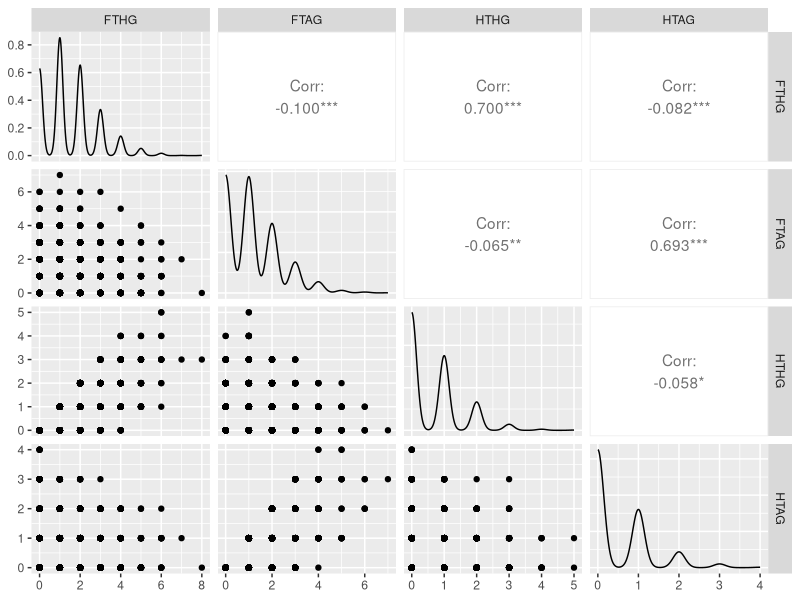
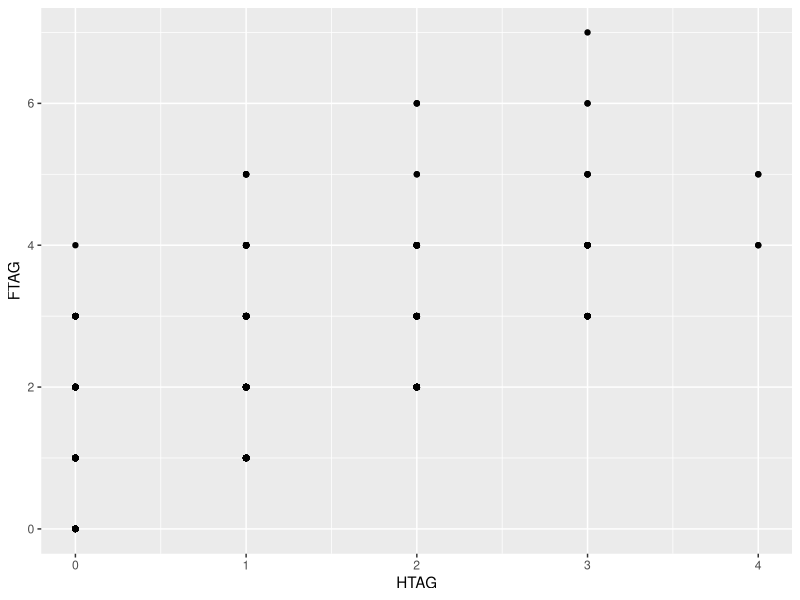
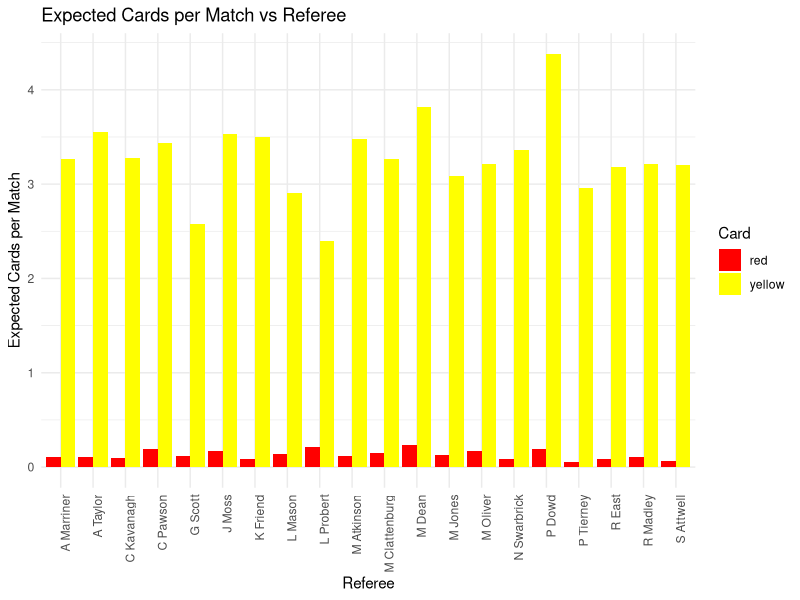
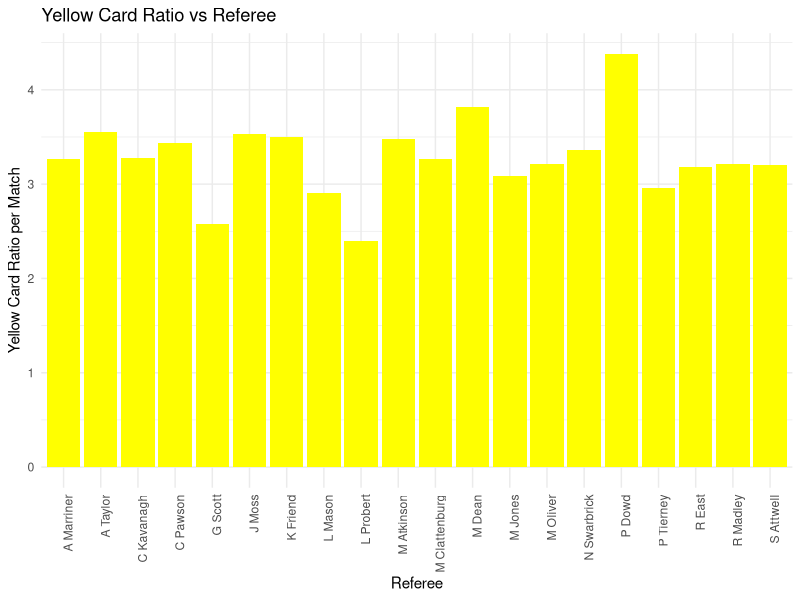
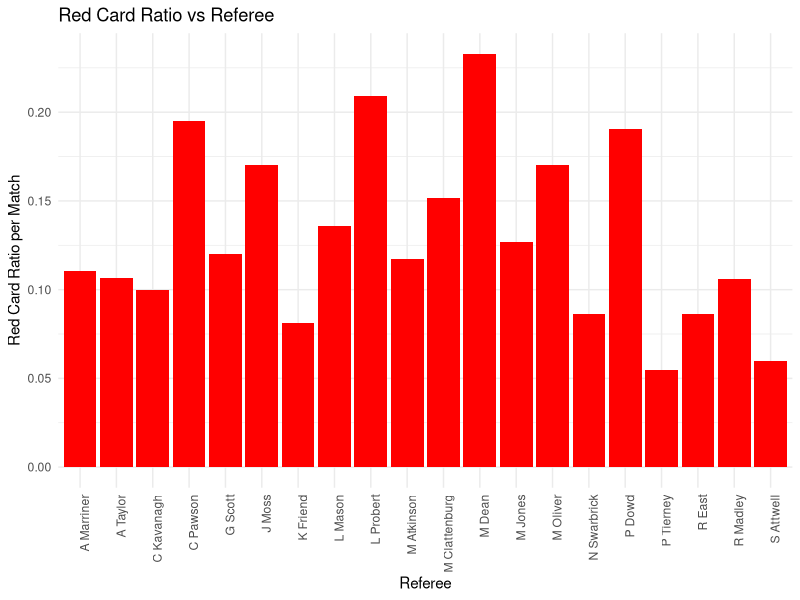
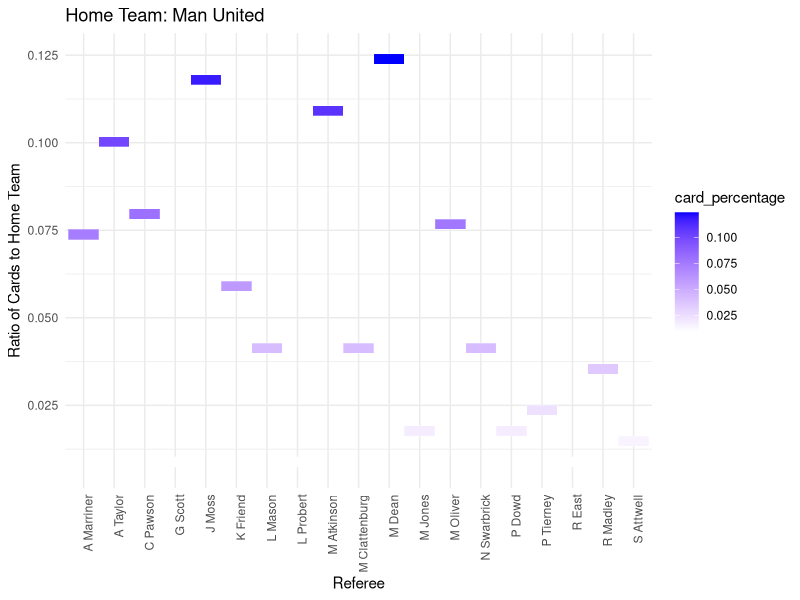
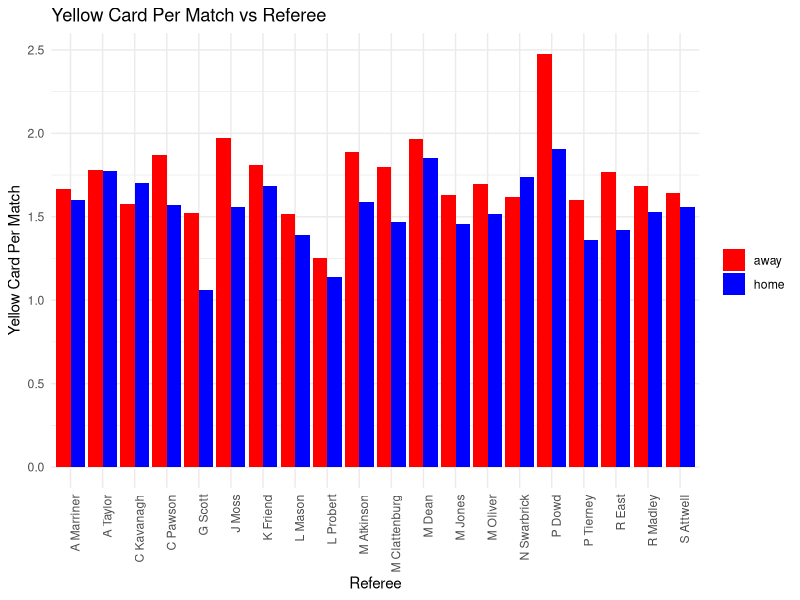
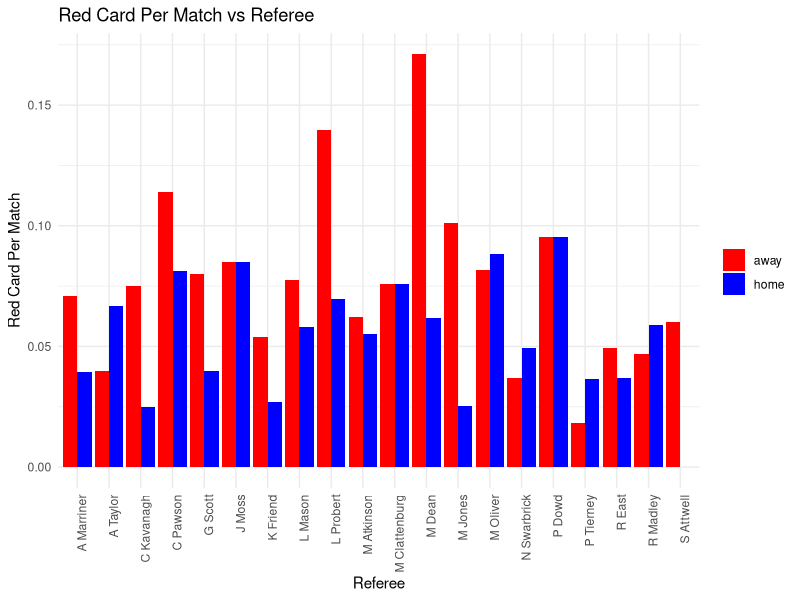

Write R code to recreate these figures, in order.
## ---- chunk 1
# install.packages(c(
#  "tidyverse",
#  "GGally",
#  "skimr"
# ), repos = "http://lib.stat.cmu.edu/R/CRAN/")

library(tidyverse)
library(GGally)
library(skimr)
## ---- chunk 2
setwd("/Users/dlwlgns1/Desktop/MA415 Project/dataset")
epl_data <- read.csv("epl.csv")

epl_data %>%
  select(c(FTHG, FTAG, HTHG, HTAG)) %>%
  ggpairs(cardinality_threshold = 50, progress = FALSE)

referee_counts <- table(epl_data$Referee)

# Get a list of qualified referees with 20 or more games
qualified_referees <- names(referee_counts[referee_counts >= 20])

# Filter the epl_data data frame to only include games refereed by qualified referees
filtered_epl_data <- epl_data[epl_data$Referee %in% qualified_referees, ]
epl_data <- filtered_epl_data
head(epl_data)
skim(epl_data)
## ---- chunk 3
epl_data %>%
  ggplot() +
  geom_point(aes(x = HTAG, y = FTAG)) +
  geom_smooth(aes(x = HTAG, y = FTAG), se = FALSE)
## ---- chunk 4
ref_cards <- epl_data %>%
  group_by(Referee) %>%
  transmute("YellowCard" = HY + AY, "RedCard" = HR + AR) %>%
  summarise(yellow = sum(YellowCard) / n(), red = sum(RedCard) / n()) %>%
  pivot_longer(cols = c(yellow, red), names_to = "card", values_to = "freq")
ref_cards

# summarize(ref_cards, games_reffed = n())
ggplot(ref_cards, aes(Referee, freq, fill = card)) +
  geom_bar(stat = "identity", position = "dodge") +
  theme_minimal() +
  scale_fill_manual(values = c("red" = "red", "yellow" = "yellow"))+
  theme(axis.text.x = element_text(angle = 90, hjust = 1))+
  labs(y="Expected Cards per Match", title="Expected Cards per Match vs Referee",fill="Card")
# Seperate
## ---- chunk 5
ref_cards <- epl_data %>%
  group_by(Referee) %>%
  transmute(YellowCard = HY + AY, RedCard = HR + AR) %>%
  summarise(yellow = sum(YellowCard) / n(), red = sum(RedCard) / n()) 
ref_cards

# summarize(ref_cards, games_reffed = n())
ggplot(ref_cards, aes(Referee, yellow)) +
  geom_bar(stat = "identity", position = "dodge",fill="yellow") +
  theme_minimal() +
  theme(axis.text.x = element_text(angle = 90, hjust = 1))+
  labs(title="Yellow Card Ratio vs Referee",y="Yellow Card Ratio per Match")
ggplot(ref_cards, aes(Referee, red)) +
  geom_bar(stat = "identity", position = "dodge",fill="red") +
  theme_minimal() +
  theme(axis.text.x = element_text(angle = 90, hjust = 1))+
  labs(title="Red Card Ratio vs Referee",y="Red Card Ratio per Match")
# Seperate
## ---- chunk 6
# Create a new dataframe with only the relevant columns
card_data <- epl_data %>%
  select(HomeTeam, AwayTeam, Referee, HY, AY)

# Separate the data into two groups: cards given to the home team and cards given to the away team
home_cards <- card_data %>%
  transmute(team = HomeTeam, opp_team = AwayTeam, cards = HY, Referee) %>%
  mutate(location = "home")
away_cards <- card_data %>%
  transmute(team = AwayTeam, opp_team = HomeTeam, cards = AY, Referee) %>%
  mutate(location = "away")

# Combine the two groups into a single dataframe
all_cards <- rbind(home_cards, away_cards)

# Create a new column for the total number of cards given to each team by each referee
all_cards <- all_cards %>%
  group_by(team, Referee) %>%
  summarize(total_cards = sum(cards)) %>%
  filter(!is.na(total_cards)) %>%
  ungroup()

# Create a new column for the total number of cards given to each team by all referees
team_totals <- all_cards %>%
  group_by(team) %>%
  summarize(total_cards = sum(total_cards)) %>%
  filter(!is.na(total_cards)) %>%
  ungroup()

# Calculate the percentage of cards given to the home team by each referee
card_percentages <- all_cards %>%
  left_join(team_totals, by = "team") %>%
  mutate(card_percentage = total_cards.x / total_cards.y) %>%
  select(-total_cards.x, -total_cards.y)

# Create a heat map for each home team
# teams <- unique(card_data$HomeTeam)
x <- "Man United"
team_cards <- card_percentages %>%
  filter(team == x)

ggplot(team_cards, aes(x = Referee, y = card_percentage)) +
  geom_tile(aes(fill = card_percentage), colour = "white") +
  scale_fill_gradient(low = "white", high = "blue") +
  labs(x = "Referee", y = "Ratio of Cards to Home Team", title = paste("Home Team:", x)) +
  theme_minimal() +
  theme(axis.text.x = element_text(angle = 90, hjust = 1))
# Add away team and make it a bar graph, sort by y axis for premier league home
# Make a graph for each referee, put home team on x axis, don't separate home and away
## ---- chunk 7
# Load data
card_data <- epl_data %>%
  select(HomeTeam, AwayTeam, Referee, HY, AY)

# Create separate dataframes for home and away cards
home_cards <- card_data %>%
  mutate(location = "home") %>%
  select(HomeTeam, Referee, HY, location) %>%
  rename(team = HomeTeam, cards = HY)

away_cards <- card_data %>%
  mutate(location = "away") %>%
  select(AwayTeam, Referee, AY, location) %>%
  rename(team = AwayTeam, cards = AY)

# Combine the dataframes
all_cards <- rbind(home_cards, away_cards)

# Calculate total cards for each team and each referee
team_totals <- all_cards %>%
  group_by(Referee, location) %>%
  summarize(total_cards = sum(cards) / n()) %>%
  filter(!is.na(total_cards)) %>%
  ungroup()

# Calculate percentage of cards for each team and each referee
card_percentages <- team_totals %>%
  group_by(Referee, location) %>%
  summarize(card_percentage = mean(total_cards)) %>%
  ungroup()

# plot yellow card percentages for home vs. away
ggplot(team_totals %>% group_by(Referee, location), aes(x = Referee, y = total_cards, fill = location)) +
  geom_bar(stat = "identity", position = "dodge") +
  scale_fill_manual(values = c("home" = "blue", "away" = "red")) +
  labs(x = "Referee", y = "Yellow Card Per Match", fill = "", title="Yellow Card Per Match vs Referee") +
  theme_minimal() +
  theme(axis.text.x = element_text(angle = 90, hjust = 1))
## ---- chunk 8
# load data
card_data <- epl_data %>%
  select(HomeTeam, AwayTeam, Referee, HR, AR)

# create separate dataframes for home and away cards
home_cards <- card_data %>%
  mutate(location = "home") %>%
  select(HomeTeam, Referee, HR, location) %>%
  rename(team = HomeTeam, cards = HR)

away_cards <- card_data %>%
  mutate(location = "away") %>%
  select(AwayTeam, Referee, AR, location) %>%
  rename(team = AwayTeam, cards = AR)

# combine the dataframes
all_cards <- rbind(home_cards, away_cards)

# calculate total cards for each team and each referee
team_totals <- all_cards %>%
  group_by(Referee, location) %>%
  summarize(total_cards = sum(cards) / n()) %>%
  filter(!is.na(total_cards)) %>%
  ungroup()

# calculate percentage of cards for each team and each referee
card_percentages <- team_totals %>%
  group_by(Referee, location) %>%
  summarize(card_percentage = mean(total_cards)) %>%
  ungroup()

# plot yellow card percentages for home vs. away
ggplot(team_totals %>% group_by(Referee, location), aes(x = Referee, y = total_cards, fill = location)) +
  geom_bar(stat = "identity", position = "dodge") +
  scale_fill_manual(values = c("home" = "blue", "away" = "red")) +
  labs(x = "Referee", y = "Red Card Per Match", fill = "",title="Red Card Per Match vs Referee") +
  theme_minimal() +
  theme(axis.text.x = element_text(angle = 90, hjust = 1))
## ---- chunk 9
# Step 3: Preprocess the data (updated)
epl_data_processed <- epl_data %>%
  group_by(Referee) %>%
  filter(!is.na(AY), !is.na(HY), !is.na(HF), !is.na(AF)) %>%
  summarise(Yellow = AY + HY, Fouls = HF + AF, Ratio = Yellow / Fouls)

# Step 4: Create the boxplot
ggplot(epl_data_processed, aes(x = Referee, y = Ratio, group = Referee)) +
  geom_boxplot() +
  labs(x = "Referee", y = "Yellow Cards per Foul", fill = "", title = "Yellow Card Ratio vs Referee") +
  theme_minimal() +
  theme(axis.text.x = element_text(angle = 90, hjust = 1))
## ---- chunk 10
# Step 3: Preprocess the data (updated)
epl_data_processed <- epl_data %>%
  group_by(Referee) %>%
  filter(!is.na(AR), !is.na(HR), !is.na(HF), !is.na(AF)) %>%
  summarise(Yellow = AR + HR, Fouls = HF + AF, Ratio = Yellow / Fouls)

# Step 4: Create the boxplot
ggplot(epl_data_processed, aes(x = Referee, y = Ratio, group = Referee)) +
  geom_boxplot() +
  labs(x = "Referee", y = "Red Card Percentage", fill = "", title = "Red Card Percentage vs Referee") +
  theme_minimal() +
  theme(axis.text.x = element_text(angle = 90, hjust = 1))
## ---- chunk 11
data <- epl_data %>%
  filter(!is.na(AY), !is.na(HY), !is.na(HF), !is.na(AF)) %>%
  group_by(Referee) %>%
  summarize(AF = sum(AF) / n(), HF = sum(HF) / n(), HY = sum(HY) / n(), AY = sum(AY) / n()) %>%
  pivot_longer(cols = c(AF, HF), names_to = "Location", values_to = "Fouls")
ggplot(data, aes(x = Referee, y = Fouls, fill = Location)) +
  geom_bar(stat = "identity", position = "dodge") +
  labs(x = "Referee", y = "Fouls Per Match", title = "Fouls vs Referee") +
  theme_minimal() +
  theme(axis.text.x = element_text(angle = 90, hjust = 1)) +
  scale_fill_discrete(labels = c("Home Fouls", "Away Fouls"))
## ---- chunk 12
# Load required libraries

# Load your dataset
# Replace 'your_data.csv' with the path to your actual data file


# Define the big 6 Premier League teams
big_6 <- c("Arsenal", "Chelsea", "Liverpool", "Man City", "Man United", "Tottenham")

# Filter the dataset for the big 6 teams and calculate the overall median of fouls
epl_data_big_6 <- epl_data %>%
  filter(HomeTeam %in% big_6) %>%
  mutate(Team = as.factor(HomeTeam), Ratio = HY / HF)
epl_dataa <- epl_data %>% mutate(Ratio = HY / HF)
overall_median_fouls <- median(epl_dataa$Ratio, na.rm = TRUE)

# Create box plots for each of the big 6 teams and add a horizontal line for the overall median of fouls
ggplot(epl_data_big_6, aes(x = Team, y = Ratio, fill = Team)) +
  geom_boxplot() +
  geom_hline(yintercept = overall_median_fouls, linetype = "dashed", color = "blue", size = 1) +
  labs(x = "Home Team", y = "Ratio of Yellow Cards to Fouls", title = "Box Plots of Ratio of Yellow Cards to Fouls vs Home Team for the Big 6 Premier League Teams", fill = "Team") +
  theme(axis.text.x = element_text(angle = 45, vjust = 0.5, hjust = 1))

bad_6 <- c("Middlesbrough", "QPR", "Fulham", "Cardiff", "Wolves", "Huddersfield")
epl_data_bad_6 <- epl_data %>%
  filter(HomeTeam %in% bad_6) %>%
  mutate(Team = as.factor(HomeTeam), Ratio = HY / HF)
epl_dataa <- epl_data %>% mutate(Ratio = HY / HF)
overall_median_fouls <- median(epl_dataa$Ratio, na.rm = TRUE)

ggplot(epl_data_bad_6, aes(x = Team, y = Ratio, fill = Team)) +
  geom_boxplot() +
  geom_hline(yintercept = overall_median_fouls, linetype = "dashed", color = "blue", size = 1) +
  labs(x = "Home Team", y = "Ratio of Yellow Cards to Fouls", title = "Box Plots of Ratio of Yellow Cards to Fouls vs Home Team for the Bad 6 Premier League Teams", fill = "Team") +
  theme(axis.text.x = element_text(angle = 45, vjust = 0.5, hjust = 1))

# epl_data %>% group_by(HomeTeam)%>%summarize(Wins=sum(FTHG>FTAG))%>%arrange(Wins)
## ---- chunk 13
# Load required libraries

# Load your dataset
# Replace 'your_data.csv' with the path to your actual data file


# Define the big 6 Premier League teams
big_6 <- c("Arsenal", "Chelsea", "Liverpool", "Man City", "Man United", "Tottenham")

# Filter the dataset for the big 6 teams and calculate the overall median of fouls
epl_dataa <- epl_data %>% mutate(Ratio = HR / HF)
overall_median_fouls <- median(epl_dataa$Ratio, na.rm = TRUE)
epl_data_big_6 <- epl_data %>%
  filter(HomeTeam %in% big_6) %>%
  mutate(Team = as.factor(HomeTeam), Ratio = (HR / HF))


# Create box plots for each of the big 6 teams and add a horizontal line for the overall median of fouls
ggplot(epl_data_big_6, aes(x = Team, y = Ratio, fill = Team)) +
  geom_boxplot() +
  geom_hline(yintercept = overall_median_fouls, linetype = "dashed", color = "blue", size = 1) +
  labs(x = "Home Team", y = "Ratio of Red Cards to Fouls", title = "Box Plots of Ratio of Red Cards to Fouls vs Home Team for the Big 6 Premier League Teams", fill = "Team") +
  theme(axis.text.x = element_text(angle = 45, vjust = 0.5, hjust = 1))

bad_6 <- c("Middlesbrough", "QPR", "Fulham", "Cardiff", "Wolves", "Huddersfield")
epl_data_bad_6 <- epl_data %>%
  filter(HomeTeam %in% bad_6) %>%
  mutate(Team = as.factor(HomeTeam), Ratio = (HR))
epl_dataa <- epl_data %>% mutate(Ratio = (HR))
overall_median_fouls <- median(epl_dataa$Ratio, na.rm = TRUE)

ggplot(epl_data_bad_6, aes(x = Team, y = Ratio, fill = Team)) +
  geom_boxplot() +
  geom_hline(yintercept = overall_median_fouls, linetype = "dashed", color = "blue", size = 1) +
  labs(x = "Home Team", y = "Ratio of Red Cards to Fouls", title = "Box Plots of Ratio of Red Cards to Fouls vs Home Team for the Bad 6 Premier League Teams", fill = "Team") +
  theme(axis.text.x = element_text(angle = 45, vjust = 0.5, hjust = 1))

# epl_data %>% group_by(HomeTeam)%>%summarize(Wins=sum(FTHG>FTAG))%>%arrange(Wins)
## ---- chunk 14
data <- epl_data %>% mutate()
ggplot(epl_data, aes(x = HomeTeam, y = HR / HF)) +
  geom_bar(stat = "identity", position = "stack") +
  labs(x = "Home Team", y = "Expected Red Cards per Match", title = "Red Cards and Fouls by Home Team") +
  theme(axis.text.x = element_text(angle = 45, vjust = 0.5, hjust = 1))
## ---- chunk 15
# Add yellow_per_game and red_per_game to the data frame
epl_data <- epl_data %>%
  group_by(HomeTeam) %>%
  mutate(
    fouls_per_game = HF / n(),
    yellow_per_game = HY / n(),
    red_per_game = HR / n()
  ) %>%
  ungroup()

# Create a graph of the average fouls per match for each team, sorting the x axis by the average number of fouls
ggplot(epl_data, aes(x = reorder(HomeTeam, -fouls_per_game), y = fouls_per_game)) +
  geom_bar(stat = "identity", position = "stack",fill="blue") +
  labs(x = "Home Team", y = "Fouls per Match", title = "Fouls by Home Team") +
  scale_fill_manual(values = c("blue"), labels = c("Fouls")) +
  theme(axis.text.x = element_text(angle = 45, vjust = 0.5, hjust = 1))

# Create a graph of the average yellow cards per match for each team
ggplot(epl_data, aes(x = reorder(HomeTeam, -yellow_per_game), y = yellow_per_game)) +
  geom_bar(stat = "identity", position = "stack",fill="yellow") +
  labs(x = "Home Team", y = "Yellow Cards per Match", title = "Yellow Cards by Home Team") +
  scale_fill_manual(values = c("yellow"), labels = c("Yellow Cards")) +
  theme(axis.text.x = element_text(angle = 45, vjust = 0.5, hjust = 1))

# Create a graph of the average red cards per match for each team
ggplot(epl_data, aes(x = reorder(HomeTeam, -red_per_game), y = red_per_game)) +
  geom_bar(stat = "identity", position = "stack",fill="red") +
  labs(x = "Home Team", y = "Red Cards per Match", title = "Red Cards by Home Team") +
  scale_fill_manual(values = c("red"), labels = c("Red Cards")) +
  theme(axis.text.x = element_text(angle = 45, vjust = 0.5, hjust = 1))
## ---- chunk 16
# Which referees display bias towards certain teams?
# Create a new dataframe with only the relevant columns
card_data <- epl_data %>%
  select(HomeTeam, AwayTeam, Referee, HY, AY)

# Separate the data into two groups: cards given to the home team and cards given to the away team
home_cards <- card_data %>% transmute(team=HomeTeam, Referee, HY) %>%
  group_by(Referee, team) %>%
  summarize(cards = sum(HY), totalx = n()) 

away_cards <- card_data %>% transmute(team=AwayTeam, Referee, AY) %>%
  group_by(Referee, team) %>%
  summarize(cards = sum(AY), totaly = n()) 

# Combine the two groups into a single dataframe
all_cards <- left_join(home_cards, away_cards, by = c("Referee", "team"))

# Calculate the average number of yellow cards per game for each Referee
all_cards <- all_cards %>%
  mutate(total_games = ifelse(is.na(totalx), 0,totalx)+ ifelse(is.na(totaly), 0, totaly), # calculate total games by referee
        total_cards = (ifelse(is.na(cards.x),0,cards.x) + ifelse(is.na(cards.y),0,cards.y)) / total_games) %>% # calculate average cards per game by referee
  select(-totalx, -totaly, -cards.x, -cards.y) # remove unnecessary columns
# Get list of unique referees
referees <- unique(card_percentages$Referee)

# Create a graph for each referee
for (x in referees) {
  team_cards <- all_cards %>%
    filter(Referee == x)

  print(
    ggplot(team_cards, aes(x = reorder(team, -total_cards), y = total_cards)) +
      geom_bar(stat = "identity",fill="yellow") +
      labs(x = "Team", y = "Average Yellow Cards per Game", title = paste("Referee:", x)) +
      theme_minimal() +
      theme(axis.text.x = element_text(angle = 90, hjust = 1))
  )
}
## ---- chunk 17
# Which referees display bias towards certain teams?
# Create a new dataframe with only the relevant columns
card_data <- epl_data %>%
  select(HomeTeam, AwayTeam, Referee, HR, AR)

# Separate the data into two groups: cards given to the home team and cards given to the away team
home_cards <- card_data %>% transmute(team=HomeTeam, Referee, HR) %>%
  group_by(Referee, team) %>%
  summarize(cards = sum(HR), totalx = n()) 

away_cards <- card_data %>% transmute(team=AwayTeam, Referee, AR) %>%
  group_by(Referee, team) %>%
  summarize(cards = sum(AR), totaly = n()) 

# Combine the two groups into a single dataframe
all_cards <- left_join(home_cards, away_cards, by = c("Referee", "team"))

# Calculate the average number of yellow cards per game for each Referee
all_cards <- all_cards %>%
  mutate(total_games = ifelse(is.na(totalx), 0,totalx)+ ifelse(is.na(totaly), 0, totaly), # calculate total games by referee
        total_cards = (ifelse(is.na(cards.x),0,cards.x) + ifelse(is.na(cards.y),0,cards.y)) / total_games) %>% # calculate average cards per game by referee
  select(-totalx, -totaly, -cards.x, -cards.y) # remove unnecessary columns
# Get list of unique referees
referees <- unique(card_percentages$Referee)

# Create a graph for each referee
for (x in referees) {
  team_cards <- all_cards %>%
    filter(Referee == x)

  print(
    ggplot(team_cards, aes(x = reorder(team, -total_cards), y = total_cards)) +
      geom_bar(stat = "identity",fill="red") +
      labs(x = "Team", y = "Average Red Cards per Game", title = paste("Referee:", x)) +
      theme_minimal() +
      theme(axis.text.x = element_text(angle = 90, hjust = 1))
  )
}
## ---- chunk 18
# Which referees display bias towards certain teams?
# Create a new dataframe with only the relevant columns
card_data <- epl_data %>%
  select(HomeTeam, AwayTeam, Referee, HF, AF)

# Separate the data into two groups: cards given to the home team and cards given to the away team
home_cards <- card_data %>% transmute(team=HomeTeam, Referee, HF) %>%
  group_by(Referee, team) %>%
  summarize(cards = sum(HF), totalx = n()) 

away_cards <- card_data %>% transmute(team=AwayTeam, Referee, AF) %>%
  group_by(Referee, team) %>%
  summarize(cards = sum(AF), totaly = n()) 

# Combine the two groups into a single dataframe
all_cards <- left_join(home_cards, away_cards, by = c("Referee", "team"))

# Calculate the average number of yellow cards per game for each Referee
all_cards <- all_cards %>%
  mutate(total_games = ifelse(is.na(totalx), 0,totalx)+ ifelse(is.na(totaly), 0, totaly), # calculate total games by referee
        total_cards = (ifelse(is.na(cards.x),0,cards.x) + ifelse(is.na(cards.y),0,cards.y)) / total_games) %>% # calculate average cards per game by referee
  select(-totalx, -totaly, -cards.x, -cards.y) # remove unnecessary columns
# Get list of unique referees
referees <- unique(card_percentages$Referee)

# Create a graph for each referee
for (x in referees) {
  team_cards <- all_cards %>%
    filter(Referee == x)

  print(
    ggplot(team_cards, aes(x = reorder(team, -total_cards), y = total_cards)) +
      geom_bar(stat = "identity",fill="blue") +
      labs(x = "Team", y = "Average Fouls per Game", title = paste("Referee:", x)) +
      theme_minimal() +
      theme(axis.text.x = element_text(angle = 90, hjust = 1))
  )
}
## ---- chunk 19
# Count the number of fouls, yellow cards, and red cards booked against the Big 6 and Bad 6 teams
big_6 <- c("Arsenal", "Chelsea", "Liverpool", "Man City", "Man United", "Tottenham")
bad_6 <- c("Middlesbrough", "QPR", "Fulham", "Cardiff", "Wolves", "Huddersfield")

# Create a new dataframe with only the relevant columns
card_data <- epl_data %>%
  select(HomeTeam, AwayTeam, HF, AF, HY, AY, HR, AR)

# Separate the data into two groups: cards given to the home team and cards given to the away team
home_cards <- card_data %>% transmute(team=HomeTeam, HF, HY, HR) %>%
  group_by(team) %>%
  summarize(home_fouls = sum(HF), home_yellow_cards = sum(HY), home_red_cards = sum(HR))

away_cards <- card_data %>% transmute(team=AwayTeam, AF, AY, AR) %>%
  group_by(team) %>%
  summarize(away_fouls = sum(AF), away_yellow_cards = sum(AY), away_red_cards = sum(AR))

# Combine the two groups into a single dataframe
all_cards <- left_join(home_cards, away_cards, by = "team")

# Calculate the total number of fouls, yellow cards, and red cards per game for each team
all_cards <- all_cards %>%
  mutate(total_fouls = home_fouls + away_fouls,
         total_yellow_cards = home_yellow_cards + away_yellow_cards,
         total_red_cards = home_red_cards + away_red_cards) %>%
  select(-home_fouls, -away_fouls, -home_yellow_cards, -away_yellow_cards, -home_red_cards, -away_red_cards)

# Calculate the number of games played by each team
home_games_played <- epl_data %>%
  group_by(HomeTeam) %>%
  summarize(h_games_played = n()) %>%
  rename(team = HomeTeam)

away_games_played <- epl_data %>%
  group_by(AwayTeam) %>%
  summarize(a_games_played = n()) %>%
  rename(team = AwayTeam)
  
# Combine the two groups into a single dataframe
games_played <- left_join(home_games_played, away_games_played, by = "team")

# Calculate the total number of games played by each team
games_played <- games_played %>%
  mutate(total_games_played = h_games_played + a_games_played) %>%
  select(-h_games_played, -a_games_played)

# Calculate the average number of fouls, yellow cards, and red cards per game for each team
all_cards <- left_join(all_cards, games_played, by = "team") %>%
  mutate(avg_fouls = total_fouls / total_games_played,
         avg_yellow_cards = total_yellow_cards / total_games_played,
         avg_red_cards = total_red_cards / total_games_played) %>%
  select(-total_fouls, -total_yellow_cards, -total_red_cards, -total_games_played)

# Separate the data into two groups: cards given to the Big 6 and cards given to the Bad 6
big_6_cards <- all_cards %>%
  filter(team %in% big_6)

bad_6_cards <- all_cards %>%
  filter(team %in% bad_6)

CI <- function(data, alpha) {
  x_bar <- mean(data)
  s <- sd(data)
  n <- length(data)
  q <- qnorm(1 - alpha / 2)
  lower <- x_bar - q * s / sqrt(n)
  upper <- x_bar + q * s / sqrt(n)
  return(c(lower, upper))
}

# Determine if there is a significant difference between the number of fouls, yellow cards, and red cards booked against the Big 6 and Bad 6 teams
big_6_fouls <- mean(big_6_cards$avg_fouls)
bad_6_fouls <- mean(bad_6_cards$avg_fouls)
big_6_yellow_cards <- mean(big_6_cards$avg_yellow_cards)
bad_6_yellow_cards <- mean(bad_6_cards$avg_yellow_cards)
big_6_red_cards <- mean(big_6_cards$avg_red_cards)
bad_6_red_cards <- mean(bad_6_cards$avg_red_cards)

# Calculate the z-score for the difference in the average number of fouls, yellow cards, and red cards per game for the Big 6 and Bad 6
z_fouls <- (big_6_fouls - bad_6_fouls) / sqrt(var(big_6_cards$avg_fouls) / length(big_6_cards$avg_fouls) + var(bad_6_cards$avg_fouls) / length(bad_6_cards$avg_fouls))
z_yellow_cards <- (big_6_yellow_cards - bad_6_yellow_cards) / sqrt(var(big_6_cards$avg_yellow_cards) / length(big_6_cards$avg_yellow_cards) + var(bad_6_cards$avg_yellow_cards) / length(bad_6_cards$avg_yellow_cards))
z_red_cards <- (big_6_red_cards - bad_6_red_cards) / sqrt(var(big_6_cards$avg_red_cards) / length(big_6_cards$avg_red_cards) + var(bad_6_cards$avg_red_cards) / length(bad_6_cards$avg_red_cards))

# Calculate the p-value for the difference in the average number of fouls, yellow cards, and red cards per game for the Big 6 and Bad 6
p_fouls <- 2 * pnorm(-abs(z_fouls))
p_yellow_cards <- 2 * pnorm(-abs(z_yellow_cards))
p_red_cards <- 2 * pnorm(-abs(z_red_cards))

# Calculate the 95% confidence interval for the difference in the average number of fouls, yellow cards, and red cards per game for the Big 6 and Bad 6
big_6_bad_6_fouls_CI <- CI(big_6_cards$avg_fouls - bad_6_cards$avg_fouls, 0.05)
big_6_bad_6_yellow_cards_CI <- CI(big_6_cards$avg_yellow_cards - bad_6_cards$avg_yellow_cards, 0.05)
big_6_bad_6_red_cards_CI <- CI(big_6_cards$avg_red_cards - bad_6_cards$avg_red_cards, 0.05)
## ---- chunk 20
ggplot(epl_data%>% mutate(yellow=HY+AY, red=HR+AR,fouls=HF+AF), aes(x=fouls, y=yellow)) + geom_point() + geom_smooth()
